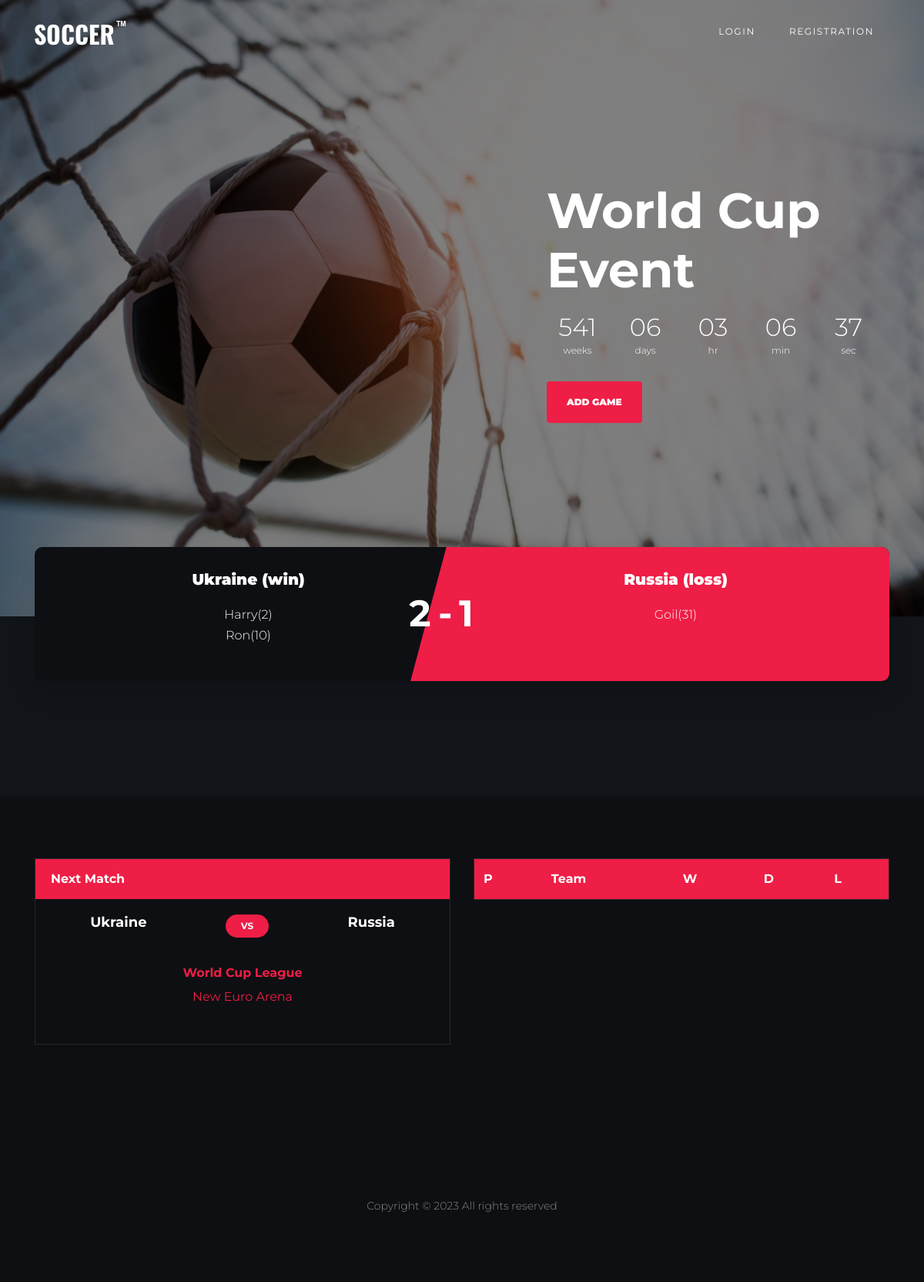
/, run on an earlier commit of the app's database.
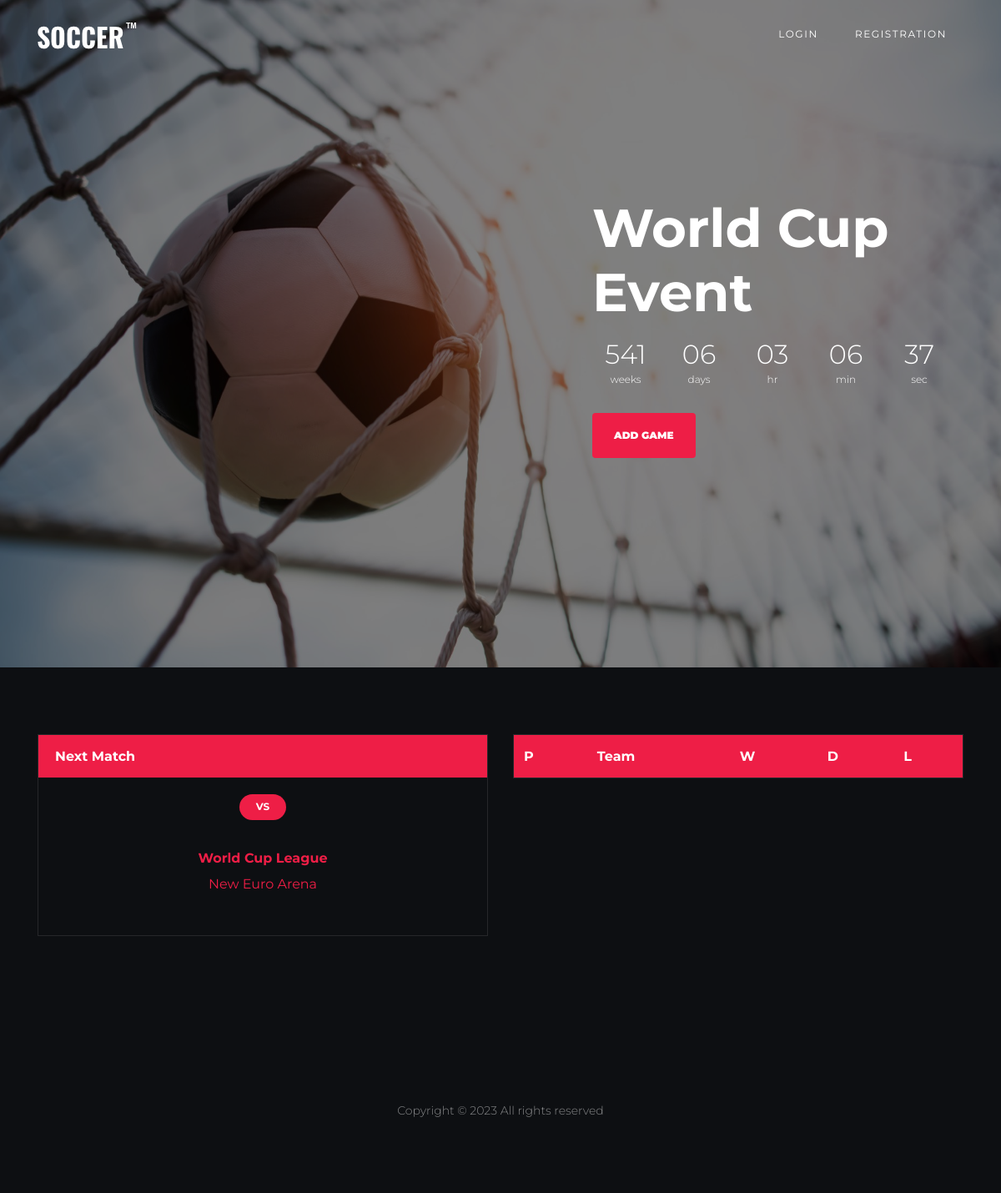
And on a later commit of the database.
### footballApp/models.py (models this page shows, shortened)
class Game(models.Model):
    firstTeam = models.CharField(max_length=20, blank=False)
    firstTeamStatus = models.CharField(max_length=5, blank=False)
    goalsFirstTeam = models.IntegerField(default=0)
    playersFirstTeam = models.CharField(max_length=300, blank=False)
    secondTeam = models.CharField(max_length=20, blank=False)
    secondTeamStatus = models.CharField(max_length=5, blank=False)
    goalsSecondTeam = models.IntegerField(default=0)
    playersSecondTeam = models.CharField(max_length=300, blank=False)
    eventOwner = models.CharField(max_length=20, blank=False)
    eventStatus = models.CharField(max_length=20, blank=False)

### footballApp/views.py (the view)
# urls.py: path('', indexPage, name="index"),
def indexPage(request):
    games = Game.objects.all()
    teams = Team.objects.all()
    nextGame = Game.objects.filter(eventStatus='not finished').first()
    numberOfElements = Game.objects.all().count()
    if numberOfElements:
        gameStatus = Game.objects.first().eventStatus
    if numberOfElements > 3 and gameStatus == "finished":
        Game.objects.first().delete()
    return render(request, 'index.html', {'games': games, 'teams': teams, 'nextGame': nextGame})

### footballApp/templatetags/split.py (called while the page is built)
@register.filter
def split(data, splitter=","):
    return data.split(splitter)

### templates/index.html (shortened to what the changed rows need)
{% load static %}
{% load split %}
<!DOCTYPE html>
<html lang="en">
<head>
  <link rel="stylesheet" href="{% static 'fonts/icomoon/style.css' %}">
  <link rel="stylesheet" href="{% static 'css/bootstrap/bootstrap.css' %}">
  <link rel="stylesheet" href="{% static 'css/jquery-ui.css' %}">
  <link rel="stylesheet" href="{% static 'css/owl.carousel.min.css' %}">
  <link rel="stylesheet" href="{% static 'css/owl.theme.default.min.css' %}">
  <link rel="stylesheet" href="{% static 'css/owl.theme.default.min.css' %}">
  <link rel="stylesheet" href="{% static 'css/jquery.fancybox.min.css' %}">
  <link rel="stylesheet" href="{% static 'css/bootstrap-datepicker.css' %}">
  <link rel="stylesheet" href="{% static 'fonts/flaticon/font/flaticon.css' %}">
  <link rel="stylesheet" href="{% static 'css/aos.css' %}">
  <link rel="stylesheet" href="{% static 'css/style.css' %}">
</head>
<body>
  <div class="site-wrap">
    <div class="hero overlay" style="background-image: url('static/images/bg_3.jpg');">
      <div class="container">
        <div class="row align-items-center">
          <div class="col-lg-5 ml-auto">
            <h1 class="text-white">World Cup Event</h1>
          </div>
        </div>
      </div>
    </div>
    {% for game in games %}
      <div class="container" style="margin-bottom: 150px;">
        <div class="row">
          <div class="col-lg-12">
            <div class="d-flex team-vs">
              <span class="score">{{ game.goalsFirstTeam }}-{{ game.goalsSecondTeam }}</span>
              <div class="team-1 w-50">
                <div class="team-details w-100 text-center">
                  <h3>{{ game.firstTeam }} <span>({{ game.firstTeamStatus }})</span></h3>
                  <ul class="list-unstyled">
                    {% for playerFirstTeam in game.playersFirstTeam|split %}
                      <li>{{ playerFirstTeam }}</li>
                    {% endfor %}
                  </ul>
                </div>
              </div>
              <div class="team-2 w-50">
                <div class="team-details w-100 text-center">
                  <h3>{{ game.secondTeam }} <span>({{ game.secondTeamStatus }})</span></h3>
                    <ul class="list-unstyled">
                      {% for playerSecondTeam in game.playersSecondTeam|split %}
                        <li>{{ playerSecondTeam }}</li>
                      {% endfor %}
                    </ul>
                </div>
              </div>
            </div>
          </div>
        </div>
      </div>
    {% endfor %}
    <div class="site-section bg-dark">
      <div class="container">
        <div class="row">
          <div class="col-lg-6">
            <div class="widget-next-match">
              <div class="widget-body mb-3">
                <div class="widget-vs">
                  <div class="d-flex align-items-center justify-content-around justify-content-between w-100">
                    <div class="team-1 text-center">
                      <h3>{{ nextGame.firstTeam }}</h3>
                    </div>
                    <div class="team-2 text-center">
                      <h3>{{ nextGame.secondTeam }}</h3>
                    </div>
                  </div>
                </div>
              </div>
            </div>
          </div>
          <div class="col-lg-6">
            <div class="widget-next-match">
              <table class="table custom-table">
                <thead>
                  <tr>
                    <th>P</th>
                    <th>Team</th>
                    <th>W</th>
                    <th>D</th>
                    <th>L</th>
                  </tr>
                </thead>
              </table>
            </div>
          </div>
        </div>
      </div>
    </div>
  </div>
</body>
</html>

What changed in the data, as far as the page shows it:
removed Game: goalsFirstTeam "2", goalsSecondTeam "1", firstTeam "Ukraine", firstTeamStatus "win", playersFirstTeam "Harry(2)" "Ron(10)", secondTeam "Russia", secondTeamStatus "loss", playersSecondTeam "Goil(31)"
